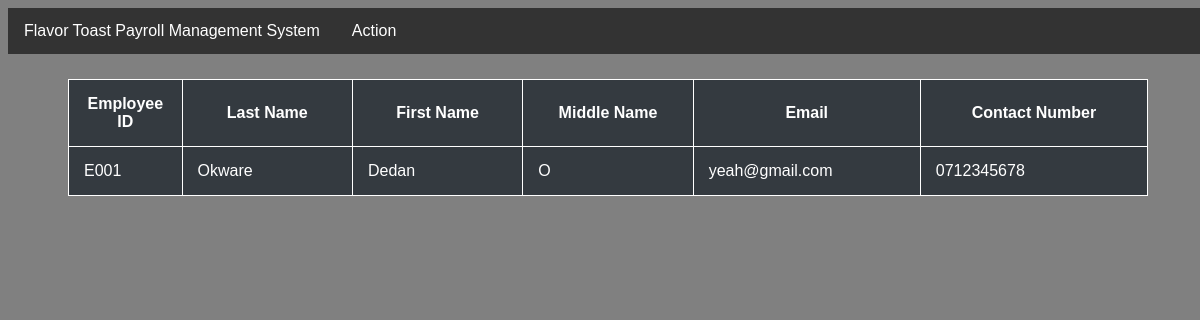
/employee/, run on the app's committed database.
### payroll/models.py (models this page shows, shortened)
class Employee(models.Model):
    empID = models.CharField(max_length=30, primary_key=True, verbose_name="Employee ID")
    lastName = models.CharField(max_length=50, verbose_name="Last Name")
    firstName = models.CharField(max_length=50, verbose_name="First Name")
    middleName = models.CharField(max_length=50,blank=True, verbose_name="Middle Name")
    email = models.EmailField(max_length=50, verbose_name="Email")
    contactNo = models.CharField(max_length=12, verbose_name="Contact Number")
    jobDesc = models.CharField(max_length=30, verbose_name="Job")
    class Meta:
        verbose_name_plural = 'Employees'

### payroll/views.py (the view)
# urls.py: path('employee/',views.employee, name='employee'),
def employee(request):
    data = Employee.objects.all()
    context = {
        "data" : data,
    }
    return render(request,'employee.html',context)

### payroll/templates/employee.html (shortened to what this page needs)
{% extends 'base.html' %}
{% block content %}
{% include 'nav.html' %}
    <body>
        <div>
            <table  style="width:90%;margin:25px auto">
                <tr>
                    <th  style="width:10%;">Employee ID</th>
                    <th style="width:15%;">Last Name</th>
                    <th style="width:15%;"> First Name</th>
                    <th style="width:15%;">Middle Name</th>
                    <th style="width:20%;">Email</th>
                    <th style="width:20%;">Contact Number</th>
                </tr>
                {% for i in data %}
                <tr>
                    <td >{{i.empID}}</td>
                    <td>{{i.lastName}}</td>
                    <td>{{i.firstName}}</td>
                    <td>{{i.middleName}}</td>
                    <td>{{i.email}}</td>
                    <td>{{i.contactNo}}</td>
                </tr>
                {% endfor %}
            </table>
        </div>
    </body>
{% endblock %}

### payroll/templates/base.html (style rules this page uses)
html { height: 100%; }
body { width:100%; background: gray; }
table, th, td, tr { border: 1px solid white; background:#343a40; color: white; border-collapse: collapse; padding: 15px; font-family: Arial, Helvetica, sans-serif; }

### payroll/templates/nav.html (style rules this page uses)
body { font-family: Arial, Helvetica, sans-serif; }

### data on the page
Employee: empID "E001", lastName "Okware", firstName "Dedan", middleName "O", email "yeah@gmail.com", contactNo "0712345678"
